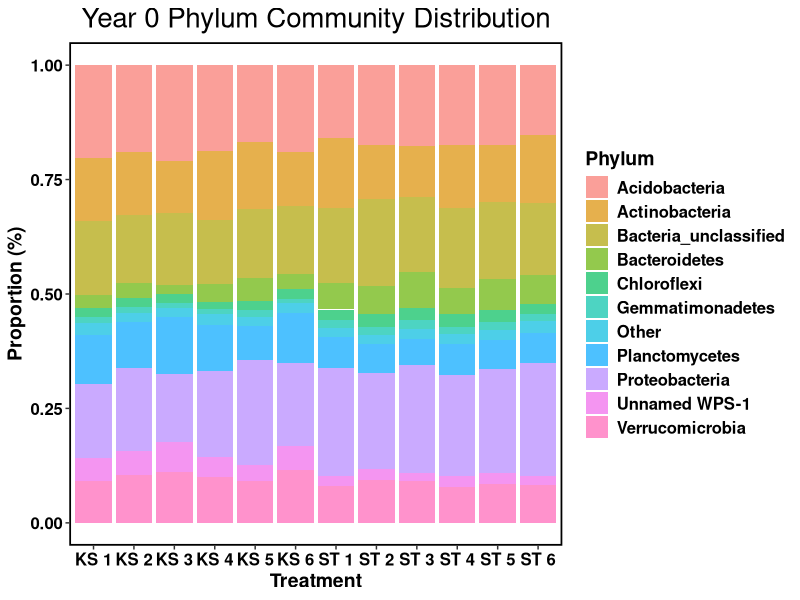
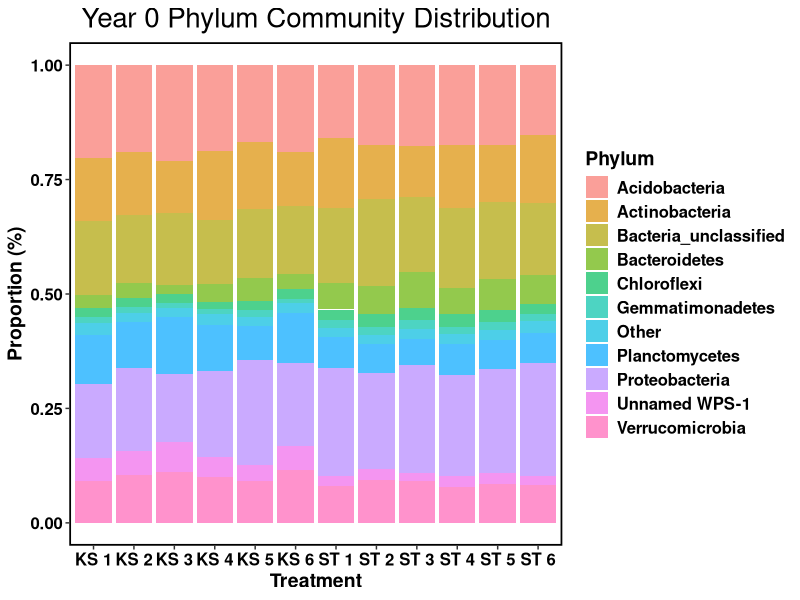

Generate these figures, in order, with R:
library(tidyverse)
library(readxl)
library(broom)
library(purrr)
library(plyr)
library(RColorBrewer)

#sets working directory to target folder
setwd("C:/Users/kentp/Documents/Github/Rhizosphere-sequencing/Wheat 2021") 

#reads ub the metadata
data <- read_excel(path="phylum.xlsx")
Distribution = ggplot(data, aes(fill=Phylum,y=Count, x=Treatment)) + 
  geom_bar(position="fill", stat="identity", alpha = 0.7)+
  theme(axis.text.y = element_text(colour = "black", size = 12, face = "bold"), 
        axis.text.x = element_text(colour = "black", face = "bold", size = 12), 
        legend.text = element_text(size = 12, face ="bold", colour ="black"), 
        legend.position = "right", axis.title.y = element_text(face = "bold", size = 14), 
        axis.title.x = element_text(face = "bold", size = 14, colour = "black"), 
        legend.title = element_text(size = 14, colour = "black", face = "bold"), 
        panel.background = element_blank(), panel.border = element_rect(colour = "black", fill = NA, size = 1.2),
        legend.key=element_blank()) +  
  labs(x = "Treatment", y = "Proportion (%)") +
  ggtitle("Year 0 Phylum Community Distribution") + theme(plot.title = element_text(size=20, hjust = 0.5))

Distribution

ggsave("Distribution phylum.tiff", height = 8, width = 10, units = "in")
